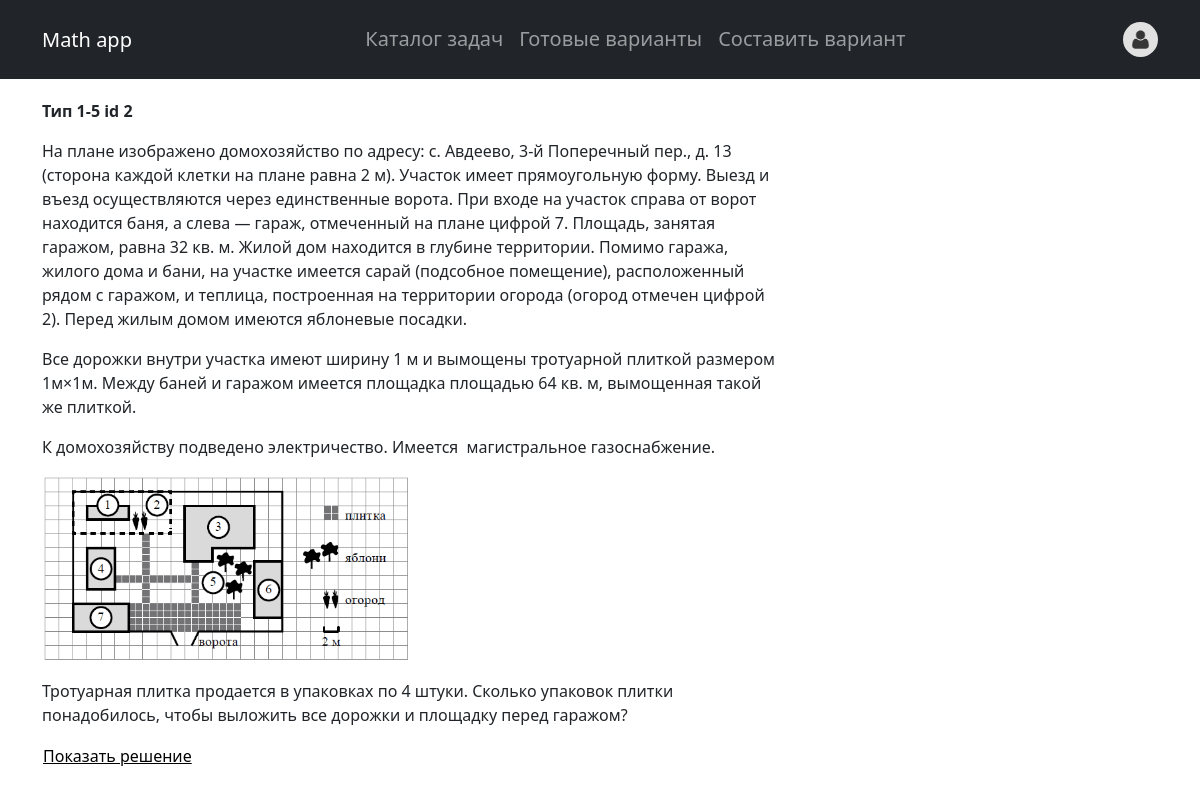
Page /test/2/ (signed in) on the committed database.
### math_app/models.py (models this page shows, shortened)
class Test(models.Model):
    exercise = models.ForeignKey(Exercise, on_delete=models.CASCADE, verbose_name='Подвид')
    problem_text = RichTextUploadingField(blank=True, null=True)
    time_create = models.DateTimeField(auto_now_add=True)
    time_update = models.DateTimeField(auto_now=True)
    solution = RichTextUploadingField(blank=True, null=True, verbose_name='Решение')
    criteria = RichTextUploadingField(blank=True, null=True, verbose_name='Критерии')
    part2 = models.BooleanField(default=False, blank=True)
    class Meta:
        ordering = ('exercise__subcategory__category__id',)
    def get_answers(self):
        ans_ls = []
        for ans in self.answer_set.all():
            ans_ls.append(str(ans))
        return ans_ls

class Exercise(models.Model):
    subcategory = models.ForeignKey(Subcategory, related_name='subcategory', on_delete=models.CASCADE,
                                    verbose_name='Вид')
    description = RichTextUploadingField(blank=True, null=True)
    picture = models.ImageField(blank=True, upload_to="pictures/%Y/%m/%d/")
    time_create = models.DateTimeField(auto_now_add=True)
    time_update = models.DateTimeField(auto_now=True)
    source = models.TextField(blank=True, verbose_name='Источник')

class Subcategory(models.Model):
    category = models.ForeignKey(Category, verbose_name='Тип', null=True, on_delete=models.SET_NULL)
    title = models.CharField(max_length=200, verbose_name='Вид', db_index=True)
    slug = models.SlugField(max_length=200, unique=True)
    class Meta:
        ordering = ('category',)

class Category(models.Model):
    id = models.IntegerField(primary_key=True, unique=True)
    number = models.CharField(max_length=200, verbose_name='Номер')
    title = models.CharField(max_length=200, db_index=True, verbose_name='Тип')
    slug = models.SlugField(max_length=200, unique=True)
    class Meta:
        ordering = ('id',)

### math_app/views.py (the view)
# urls.py: path('test/<int:test_id>/', ShowTest.as_view(), name='test'),
class ShowTest(DetailView):
    model = Test
    template_name = 'math_app/test_detail.html'
    context_object_name = 'test'
    pk_url_kwarg = 'test_id'
    def get_context_data(self, *, object_list=None, **kwargs):
        context = super().get_context_data(**kwargs)
        context['title'] = 'Тест id №' + str(context['test'].pk)
        return context

### math_app/models.py (called while the page is built)
    def __str__(self):
        return self.answer

### oge_training/templatetags/custom_tags.py (called while the page is built)
@register.filter
def verbose_name(the_object, the_field):
    return the_object._meta.get_field(the_field).verbose_name

### math_app/templates/math_app/test_detail.html (shortened to what this page needs)
{% extends 'math_app/base.html' %}
{% load custom_tags %}
{% block content %}
<main>
    <div class="container">
        <div class="row">
            <div class="col-12 col-lg-8">
                <p><b>{{ forloop.counter }} {{test.exercise.subcategory|verbose_name:'category'}}
                    {{test.exercise.subcategory.category.number}}
                    id {{ test.pk }}</b></p>
                {% if test.exercise.description %}
                {{test.exercise.description|safe}}
                <img width="50%" src="{{test.exercise.picture.url}}">
                {% endif %}
                <p>{{test.problem_text |safe }}</p>
                <button class="btn btn-link reveal solution">Показать решение</button>
            </div>
        </div>
    </div>
</main>
{% endblock %}

### math_app/static/math_app/css/styles.css (style rules this page uses)
main { position: relative; padding: 20px; }
p { margin-bottom:0rem; }
.btn-link { color: black; padding: 0rem 0rem 1rem 0rem; display:flex; }
button.btn.btn-link.reveal { box-shadow: none; }

### rows in the picture
Test: exercise.subcategory|verbose_name "Тип", exercise.subcategory.category.number "1-5", pk "2", exercise.description "На плане изображено домохозяйство по адресу: с. Авдеево, 3-й Поперечный пер., д. 13 (сторона каждой клетки на плане равна 2 м). Участок имеет прямоугольную форму. Выезд и въезд осуществляются через единственные ворота. При входе на участок справа от ворот находится баня, а слева — гараж, отмеченный на плане цифрой 7. Площадь, занятая гаражом, равна 32 кв. м. Жилой дом находится в глубине территории. Помимо гаража, жилого дома и бани, на участке имеется сарай (подсобное помещение), расположенный рядом с гаражом, и теплица, построенная на территории огорода (огород отмечен цифрой 2). Перед жилым домом имеются яблоневые посадки. Все дорожки внутри участка имеют ширину 1 м и вымощены тротуарной…", exercise.picture (picture), problem_text "Тротуарная плитка продается в упаковках по 4 штуки. Сколько упаковок плитки понадобилось, чтобы выложить все дорожки и площадку перед гаражом?"
